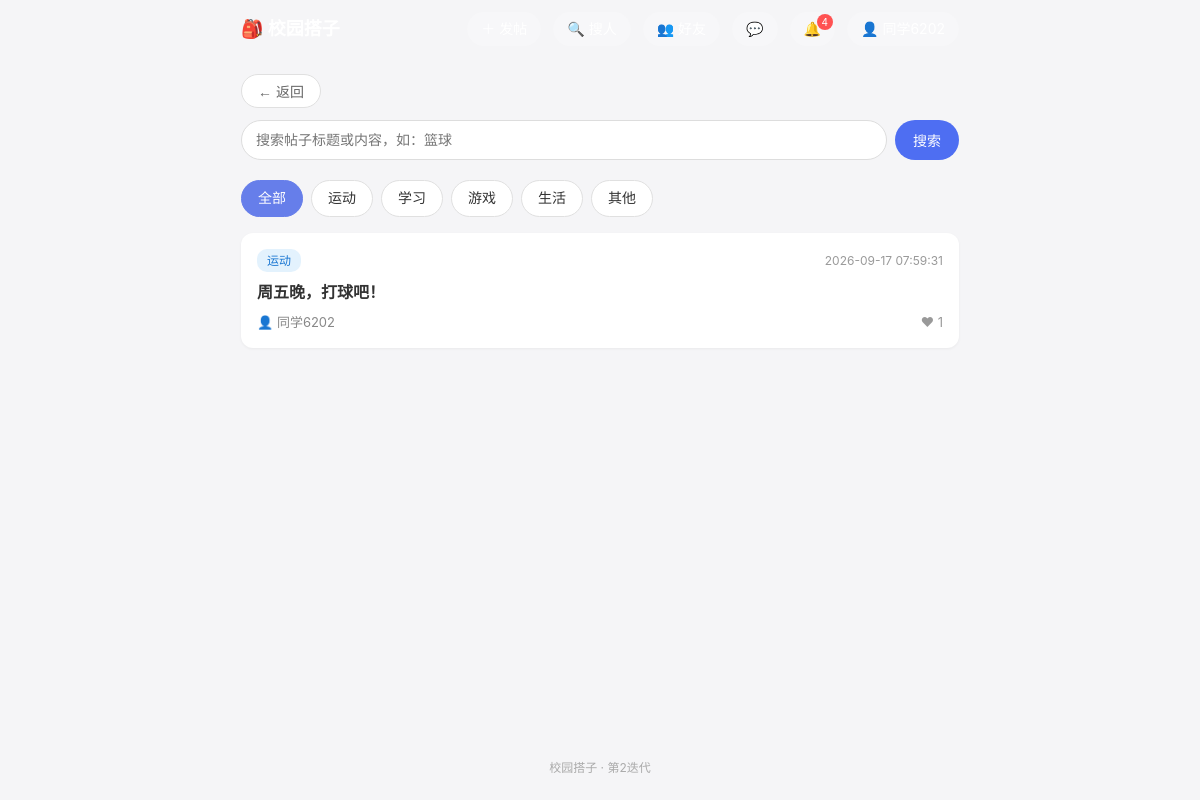
The page / (signed in) on the database its author committed.
### tables this page shows
CREATE TABLE posts (
            id INTEGER PRIMARY KEY AUTOINCREMENT,
            user_id INTEGER NOT NULL,
            title TEXT NOT NULL,
            category TEXT NOT NULL,
            content TEXT NOT NULL,
            contact TEXT NOT NULL,
            create_time DATETIME DEFAULT CURRENT_TIMESTAMP,
            status TINYINT DEFAULT 1,
            FOREIGN KEY (user_id) REFERENCES users(id)
        );

CREATE TABLE users (
            id INTEGER PRIMARY KEY AUTOINCREMENT,
            phone TEXT UNIQUE NOT NULL,
            password_hash TEXT NOT NULL,
            nickname TEXT,
            create_time DATETIME DEFAULT CURRENT_TIMESTAMP
        , credit INTEGER DEFAULT 100, age INTEGER, gender TEXT, interests TEXT, bio TEXT, avatar TEXT, contact_public INTEGER DEFAULT 1, level INTEGER DEFAULT 1, exp INTEGER DEFAULT 0, student_verified INTEGER DEFAULT 0, school TEXT, student_id TEXT, real_name TEXT, last_active DATETIME, show_online INTEGER DEFAULT 1);

### app.py (the view)
@app.route('/')
def index():
    category = request.args.get('category', '')
    q = request.args.get('q', '').strip()
    conn = get_conn()
    c = conn.cursor()
    sql = '''
        SELECT p.id, p.title, p.category, p.create_time,
               u.nickname, u.age, u.credit, u.avatar,
               (SELECT COUNT(*) FROM likes l WHERE l.post_id = p.id) AS like_count
        FROM posts p JOIN users u ON p.user_id = u.id
        WHERE p.status = 1
    '''
    params = []
    if category and category != '全部':
        sql += ' AND p.category = ?'
        params.append(category)
    if q:
        sql += ' AND (p.title LIKE ? OR p.content LIKE ? OR p.category LIKE ?)'
        params += ['%' + q + '%', '%' + q + '%', '%' + q + '%']
    if 'user_id' in session:
        blocked = [r['blocked_id'] for r in c.execute(
            'SELECT blocked_id FROM blacklist WHERE user_id = ?', (session['user_id'],))]
        if blocked:
            sql += ' AND p.user_id NOT IN (%s)' % ','.join('?' * len(blocked))
            params += blocked
    sql += ' ORDER BY p.create_time DESC'
    posts = c.execute(sql, params).fetchall()
    conn.close()
    return render_template('index.html', posts=posts,
                           categories=['全部'] + CATEGORIES,
                           current_cat=category or '全部', q=q)

### app.py (called while the page is built)
def get_conn():
    conn = sqlite3.connect(DB_PATH)
    conn.row_factory = sqlite3.Row
    return conn

@app.before_request
def update_last_active():
    if 'user_id' in session:
        try:
            conn = get_conn()
            conn.execute('UPDATE users SET last_active = CURRENT_TIMESTAMP WHERE id = ?',
                         (session['user_id'],))
            conn.commit()
            conn.close()
        except Exception:
            pass

@app.context_processor
def inject_global_vars():
    chat_unread = 0
    if 'user_id' in session:
        try:
            conn = get_conn()
            chat_unread = conn.execute(
                'SELECT COUNT(*) AS n FROM messages WHERE to_user_id=? AND is_read=0',
                (session['user_id'],)).fetchone()['n']
            conn.close()
        except Exception:
            pass
    return {
        'logged_in': 'user_id' in session,
        'nickname': session.get('nickname', ''),
        'avatar': session.get('avatar', ''),
        'chat_unread': chat_unread,
    }

### templates/index.html (shortened to what this page needs)
{% extends "base.html" %}
{% block content %}
<form class="search-bar" method="GET" action="/">
    <input type="text" name="q" value="{{ q }}" placeholder="搜索帖子标题或内容，如：篮球">
    <button type="submit" class="search-btn">搜索</button>
</form>
<div class="category-bar">
    {% for cat in categories %}
    <a href="/?category={{ cat }}{% if q %}&q={{ q }}{% endif %}"
       class="category-tag {{ 'active' if current_cat == cat else '' }}">
        {{ cat }}
    </a>
    {% endfor %}
</div>
<div class="post-list">
    {% if posts %}
        {% for post in posts %}
        <a href="/post/{{ post.id }}" class="post-card">
            <div class="post-header">
                <span class="post-category cat-{{ post.category }}">{{ post.category }}</span>
                <span class="post-time">{{ post.create_time }}</span>
            </div>
            <h3 class="post-title">{{ post.title }}</h3>
            <div class="post-author">
                {% if post.avatar %}<img src="{{ post.avatar }}" class="mini-avatar" alt="头像">{% else %}👤{% endif %}
                {{ post.nickname }}
                <span class="post-like">❤ {{ post.like_count }}</span>
            </div>
        </a>
        {% endfor %}
    {% else %}
        <div class="empty-state">
            <div class="empty-icon">📭</div>
            {% if q %}<p>没有找到和"{{ q }}"相关的帖子</p>{% else %}<p>暂无帖子，快来发布第一条吧！</p>{% endif %}
            <a href="/publish" class="btn-secondary">去发帖</a>
        </div>
    {% endif %}
</div>
{% endblock %}

### static/css/style.css (style rules this page uses)
* { margin: 0; padding: 0; box-sizing: border-box; }
body { font-family: -apple-system, BlinkMacSystemFont, "Segoe UI", "PingFang SC", "Hiragino Sans GB", "Microsoft YaHei", sans-serif; background-color: #f5f5f7; color: #333; line-height: 1.6; }
a { text-decoration: none; color: inherit; }
.category-bar { display: flex; gap: 8px; overflow-x: auto; padding: 8px 0 16px; -webkit-overflow-scrolling: touch; }
.category-tag { padding: 6px 16px; border-radius: 20px; background: white; font-size: 14px; white-space: nowrap; border: 1px solid #e0e0e0; transition: all 0.2s; }
.category-tag.active { background: #667eea; color: white; border-color: #667eea; }
.post-list { display: flex; flex-direction: column; gap: 12px; }
.post-card { background: white; border-radius: 12px; padding: 16px; box-shadow: 0 1px 3px rgba(0,0,0,0.05); transition: transform 0.15s; }
.post-header { display: flex; justify-content: space-between; align-items: center; margin-bottom: 8px; }
.post-category { font-size: 12px; padding: 2px 10px; border-radius: 10px; font-weight: 500; }
.cat-运动 { background: #e3f2fd; color: #1976d2; }
.post-time { font-size: 12px; color: #999; }
.post-title { font-size: 16px; font-weight: 600; margin-bottom: 6px; color: #333; }
.post-author { font-size: 13px; color: #888; }
.search-bar { display: flex; gap: 8px; margin-bottom: 12px; }
.search-bar input { flex: 1; padding: 10px 14px; border: 1px solid #ddd; border-radius: 20px; font-size: 14px; outline: none; background: white; }
.search-btn { padding: 10px 18px; border: none; border-radius: 20px; background: linear-gradient(135deg, #667eea 0%, #764ba2 100%); color: white; font-size: 14px; cursor: pointer; }
.post-like { float: right; color: #999; font-size: 13px; }
.search-btn { padding: 10px 18px; background: #4e6ef2; color: white; border: none; border-radius: 20px; font-size: 14px; cursor: pointer; }

### rows shown on the page
posts: category "运动", create_time "2026-09-17 07:59:31", title "周五晚，打球吧！", nickname "同学6202", like_count "1"

### other values the page prints
{{ cat }} "全部" "运动" "学习" "游戏" "生活" "其他"
